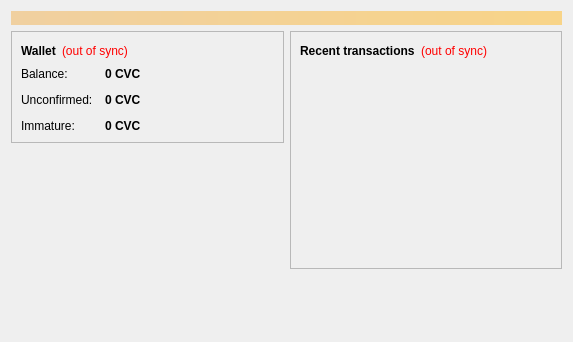
<?xml version="1.0" encoding="UTF-8"?>
<ui version="4.0">
 <class>OverviewPage</class>
 <widget class="QWidget" name="OverviewPage">
  <property name="geometry">
   <rect>
    <x>0</x>
    <y>0</y>
    <width>573</width>
    <height>342</height>
   </rect>
  </property>
  <property name="windowTitle">
   <string>Form</string>
  </property>
  <layout class="QVBoxLayout" name="topLayout">
   <item>
    <widget class="QLabel" name="labelAlerts">
     <property name="visible">
      <bool>false</bool>
     </property>
     <property name="styleSheet">
      <string notr="true">background-color: qlineargradient(x1: 0, y1: 0, x2: 1, y2: 0, stop:0 #F0D0A0, stop:1 #F8D488); color:#000000;</string>
     </property>
     <property name="wordWrap">
      <bool>true</bool>
     </property>
     <property name="margin">
      <number>3</number>
     </property>
    </widget>
   </item>
   <item>
    <layout class="QHBoxLayout" name="horizontalLayout" stretch="1,1">
     <item>
      <layout class="QVBoxLayout" name="verticalLayout_2">
       <item>
        <widget class="QFrame" name="frame">
         <property name="frameShape">
          <enum>QFrame::StyledPanel</enum>
         </property>
         <property name="frameShadow">
          <enum>QFrame::Raised</enum>
         </property>
         <layout class="QVBoxLayout" name="verticalLayout_4">
          <item>
           <layout class="QHBoxLayout" name="horizontalLayout_4">
            <item>
             <widget class="QLabel" name="label_5">
              <property name="font">
               <font>
                <weight>75</weight>
                <bold>true</bold>
               </font>
              </property>
              <property name="text">
               <string>Wallet</string>
              </property>
             </widget>
            </item>
            <item>
             <widget class="QLabel" name="labelWalletStatus">
              <property name="toolTip">
               <string>The displayed information may be out of date. Your wallet automatically synchronizes with the Clovercoin network after a connection is established, but this process has not completed yet.</string>
              </property>
              <property name="styleSheet">
               <string notr="true">QLabel { color: red; }</string>
              </property>
              <property name="text">
               <string notr="true">(out of sync)</string>
              </property>
              <property name="alignment">
               <set>Qt::AlignLeading|Qt::AlignLeft|Qt::AlignVCenter</set>
              </property>
             </widget>
            </item>
            <item>
             <spacer name="horizontalSpacer_2">
              <property name="orientation">
               <enum>Qt::Horizontal</enum>
              </property>
              <property name="sizeHint" stdset="0">
               <size>
                <width>40</width>
                <height>20</height>
               </size>
              </property>
             </spacer>
            </item>
           </layout>
          </item>
          <item>
           <layout class="QFormLayout" name="formLayout_2">
            <property name="fieldGrowthPolicy">
             <enum>QFormLayout::AllNonFixedFieldsGrow</enum>
            </property>
            <property name="horizontalSpacing">
             <number>12</number>
            </property>
            <property name="verticalSpacing">
             <number>12</number>
            </property>
            <item row="0" column="0">
             <widget class="QLabel" name="label">
              <property name="text">
               <string>Balance:</string>
              </property>
             </widget>
            </item>
            <item row="0" column="1">
             <widget class="QLabel" name="labelBalance">
              <property name="font">
               <font>
                <weight>75</weight>
                <bold>true</bold>
               </font>
              </property>
              <property name="cursor">
               <cursorShape>IBeamCursor</cursorShape>
              </property>
              <property name="toolTip">
               <string>Your current balance</string>
              </property>
              <property name="text">
               <string notr="true">0 CVC</string>
              </property>
              <property name="textInteractionFlags">
               <set>Qt::LinksAccessibleByMouse|Qt::TextSelectableByKeyboard|Qt::TextSelectableByMouse</set>
              </property>
             </widget>
            </item>
            <item row="1" column="0">
             <widget class="QLabel" name="label_3">
              <property name="text">
               <string>Unconfirmed:</string>
              </property>
             </widget>
            </item>
            <item row="1" column="1">
             <widget class="QLabel" name="labelUnconfirmed">
              <property name="font">
               <font>
                <weight>75</weight>
                <bold>true</bold>
               </font>
              </property>
              <property name="cursor">
               <cursorShape>IBeamCursor</cursorShape>
              </property>
              <property name="toolTip">
               <string>Total of transactions that have yet to be confirmed, and do not yet count toward the current balance</string>
              </property>
              <property name="text">
               <string notr="true">0 CVC</string>
              </property>
              <property name="textInteractionFlags">
               <set>Qt::LinksAccessibleByMouse|Qt::TextSelectableByKeyboard|Qt::TextSelectableByMouse</set>
              </property>
             </widget>
            </item>
            <item row="2" column="0">
             <widget class="QLabel" name="labelImmatureText">
              <property name="text">
               <string>Immature:</string>
              </property>
             </widget>
            </item>
            <item row="2" column="1">
             <widget class="QLabel" name="labelImmature">
              <property name="font">
               <font>
                <weight>75</weight>
                <bold>true</bold>
               </font>
              </property>
              <property name="toolTip">
               <string>Mined balance that has not yet matured</string>
              </property>
              <property name="text">
               <string notr="true">0 CVC</string>
              </property>
              <property name="textInteractionFlags">
               <set>Qt::LinksAccessibleByMouse|Qt::TextSelectableByKeyboard|Qt::TextSelectableByMouse</set>
              </property>
             </widget>
            </item>
           </layout>
          </item>
         </layout>
        </widget>
       </item>
       <item>
        <spacer name="verticalSpacer">
         <property name="orientation">
          <enum>Qt::Vertical</enum>
         </property>
         <property name="sizeHint" stdset="0">
          <size>
           <width>20</width>
           <height>40</height>
          </size>
         </property>
        </spacer>
       </item>
      </layout>
     </item>
     <item>
      <layout class="QVBoxLayout" name="verticalLayout_3">
       <item>
        <widget class="QFrame" name="frame_2">
         <property name="frameShape">
          <enum>QFrame::StyledPanel</enum>
         </property>
         <property name="frameShadow">
          <enum>QFrame::Raised</enum>
         </property>
         <layout class="QVBoxLayout" name="verticalLayout">
          <item>
           <layout class="QHBoxLayout" name="horizontalLayout_2">
            <item>
             <widget class="QLabel" name="label_4">
              <property name="text">
               <string>&lt;b&gt;Recent transactions&lt;/b&gt;</string>
              </property>
             </widget>
            </item>
            <item>
             <widget class="QLabel" name="labelTransactionsStatus">
              <property name="toolTip">
               <string>The displayed information may be out of date. Your wallet automatically synchronizes with the Clovercoin network after a connection is established, but this process has not completed yet.</string>
              </property>
              <property name="styleSheet">
               <string notr="true">QLabel { color: red; }</string>
              </property>
              <property name="text">
               <string notr="true">(out of sync)</string>
              </property>
              <property name="alignment">
               <set>Qt::AlignRight|Qt::AlignTrailing|Qt::AlignVCenter</set>
              </property>
             </widget>
            </item>
            <item>
             <spacer name="horizontalSpacer">
              <property name="orientation">
               <enum>Qt::Horizontal</enum>
              </property>
              <property name="sizeHint" stdset="0">
               <size>
                <width>40</width>
                <height>20</height>
               </size>
              </property>
             </spacer>
            </item>
           </layout>
          </item>
          <item>
           <widget class="QListView" name="listTransactions">
            <property name="styleSheet">
             <string notr="true">QListView { background: transparent; }</string>
            </property>
            <property name="frameShape">
             <enum>QFrame::NoFrame</enum>
            </property>
            <property name="verticalScrollBarPolicy">
             <enum>Qt::ScrollBarAlwaysOff</enum>
            </property>
            <property name="horizontalScrollBarPolicy">
             <enum>Qt::ScrollBarAlwaysOff</enum>
            </property>
            <property name="selectionMode">
             <enum>QAbstractItemView::NoSelection</enum>
            </property>
           </widget>
          </item>
         </layout>
        </widget>
       </item>
       <item>
        <spacer name="verticalSpacer_2">
         <property name="orientation">
          <enum>Qt::Vertical</enum>
         </property>
         <property name="sizeHint" stdset="0">
          <size>
           <width>20</width>
           <height>40</height>
          </size>
         </property>
        </spacer>
       </item>
      </layout>
     </item>
    </layout>
   </item>
  </layout>
 </widget>
 <resources/>
 <connections/>
</ui>
